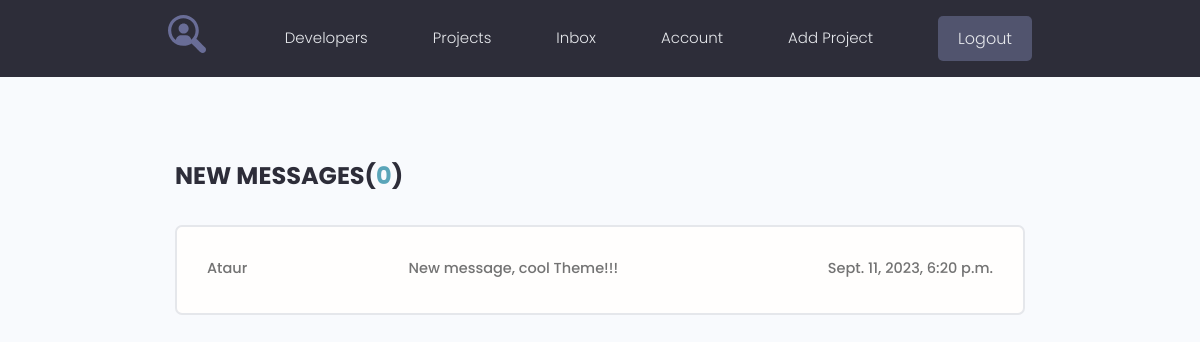
The page /inbox/ (signed in) on the database its author committed.
### users/models.py (models this page shows, shortened)
class Message(models.Model):
    sender = models.ForeignKey(Profile, on_delete=models.SET_NULL, null=True, blank=True)
    recipient = models.ForeignKey(Profile, on_delete=models.SET_NULL, null=True, blank=True, related_name='messages')
    name = models.CharField(max_length=200, null=True, blank=True)
    email = models.EmailField(max_length=200, null=True, blank=True)
    subject = models.CharField(max_length=200, null=True, blank=True)
    body = models.TextField()
    is_read = models.BooleanField(default=False, null=True)
    created = models.DateTimeField(auto_now_add=True)
    class Meta:
        ordering = ['is_read', '-created']

### users/views.py (the view)
# urls.py: path('inbox/', views.inbox, name='inbox'),
@login_required(login_url='login')
def inbox(request):
    profile = request.user.profile
    message_request = profile.messages.all()
    unread_count = message_request.filter(is_read=False).count()
    context = {
        "message_request": message_request,
        'unread_count': unread_count,
    }
    return render(request, 'users/inbox.html', context)

### users/templates/users/inbox.html
{% extends 'projects/base.html' %}
{% block content %}
<main class="inbox my-xl">
    <div class="content-box">
      <h3 class="inbox__title">New Messages(<span>{{ unread_count }}</span>)</h3>
      <ul class="messages">
        {% for msg in message_request %}
        {% if msg.is_read == False %}
        <li class="message message--unread">
        {% else %}
        <li class="message">
        {% endif %}
          <a href="{% url 'message' msg.id %}">
            <span class="message__author">{{ msg.name }}</span>
            <span class="message__subject">{{ msg.subject }}</span>
            <span class="message__date">{{ msg.created }}</span>
          </a>
        </li>
        {% endfor %}
      </ul>
    </div>
  </main>
{% endblock %}

### projects/static/styles/app.css (style rules this page uses)
:root { --color-sub: #2d2d39; }
.content-box { width: 95%; max-width: 85rem; margin: 0 auto; }
.inbox { height: 90vh; }
.inbox__title, .inbox__title span { font-size: 2.4rem; font-weight: 700; color: var(--color-sub); text-transform: uppercase; text-align: left; margin-bottom: 3rem; }
.inbox__title span { color: var(--color-main); }
.messages { list-style: none; background: var(--color-white); padding: 0.5rem 3rem; border: 2px solid var(--color-light); border-radius: 0.7rem; }
.message { padding: 2.5rem 0; }
.message > a span { font-size: 1.45rem; font-weight: 500; }
.message > a { display: flex; gap: 1rem; }
.message__author, .message__date { flex-basis: 25%; }
.message__subject { flex-basis: 50%; }
.message__date { text-align: right; }

### projects/static/uikit/styles/modules/_variables.css (style rules this page uses)
:root { --color-main: #5aa5b9; --color-main-light: #e6faff; --color-sub: #3f4156; --color-sub-light: #51546e; --color-sub-lighter: #ededfd; --color-text: #737373; --color-gray: #8b8b8b; --color-light: #e5e7eb; --color-light-gray: #767676; --color-bg: #f8fafd; --color-white: #fffefd; --color-white-light: #f3f3f3; --color-success: #359e64; --color-success-bg: #def8e8; --color-error: #fc4b0b; --color-error-bg: #fff2ee; --font-base: 'Poppins', arial, helvetica, 'Segoe UI', roboto, ubuntu, sans-serif; --font-monospace: 'Fira Code', 'Courier New', courier, monospace; --font-regular: 300; --font-medium: 500; --font-bold: 700; --generic-shadow: 1px 1px 5px #00000010; --generic-transition: all 0.3s ease-in-out; }

### projects/static/uikit/styles/modules/_base.css (style rules this page uses)
* { margin: 0; padding: 0; box-sizing: border-box; text-rendering: optimizeLegibility; color: inherit; font-size: inherit; }
html { font-size: 50%; }
@media only screen and (min-width: 480px) { html { font-size: 56.25%; } }
@media only screen and (min-width: 1200px) { html { font-size: 62.5%; } }
body { line-height: 1.6; font-weight: 400; font-size: 1.5rem; color: var(--color-text); background-color: var(--color-bg); min-height: 100vh; }

### projects/static/uikit/styles/modules/_typography.css (style rules this page uses)
* { font-family: var(--font-base); }
h3 { font-size: 3.2rem; font-weight: var(--font-medium); }
p, span, strong { font-size: 1.6rem; color: var(--color-text); font-weight: var(--font-regular); }
a { padding-bottom: 2px; text-decoration: none; display: inline-block; color: var(--color-main); font-weight: var(--font-medium); }

### projects/static/uikit/styles/modules/_utilities.css (style rules this page uses)
.my-xl { margin: 8rem auto; }

### rows shown on the page
Message: name "Ataur", subject "New message, cool Theme!!!", created "Sept. 11, 2023, 6:20 p.m."

### other values the page prints
{{ unread_count }} "0"
